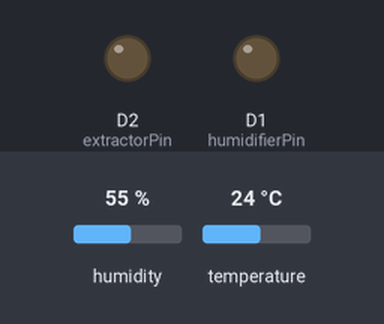
A sketch run on a simulated ESP8266 (NodeMCU). Shown: output pins drawn as LEDs (lit = HIGH). The inputs (shaded band) are chosen by the test bench; at power-on: humidity 55 %, temperature 24 °C. WiFi joins after 1.5 s; servers stay silent unless stated.

Above: at 0.0 s.
At 1.6 s:
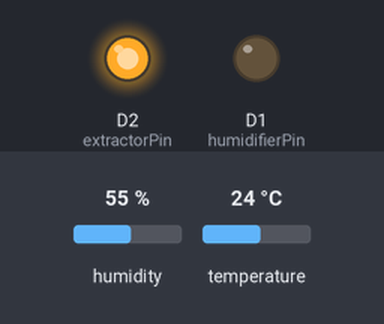
At 3.6 s:
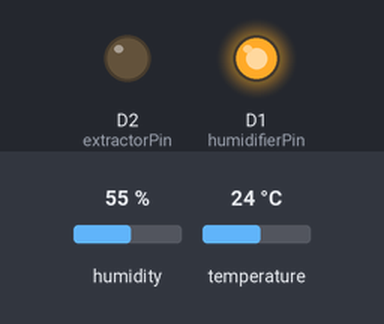
Timing chart, 0 to 5.1 s (numbered marks = the images above):
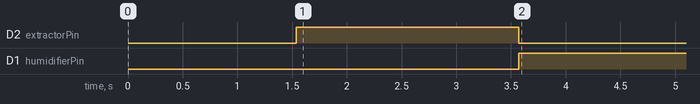

The sketch:

ControlPIDHumedad.ino
```cpp
/*
Este código realiza el control de la humedad de un ambiente cerrado
utilizando un sensor DHT para medir la humedad y un sistema PID para
ajustar el funcionamiento de un humidificador y un extractor.
El sistema se comunica a través de MQTT para monitorizar el estado y
los valores de humedad.
El sensor DHT mide la humedad del aire.
El control PID ajusta la salida para activar o desactivar el
humidificador y el extractor en función de la humedad medida y la deseada.
Se utiliza MQTT para publicar el valor de humedad actual a un servidor,
lo que permite la supervisión remota.
*/
#include <DHT.h>
#include <PID_v1.h>
#include <ESP8266WiFi.h>
#include <PubSubClient.h>

// Pines y configuración del sensor DHT
#define DHTPIN D4     // Pin de datos del sensor DHT
#define DHTTYPE DHT11 // Tipo de sensor: DHT11 o DHT22
DHT dht(DHTPIN, DHTTYPE);

// Variables para el control PID de la humedad
double Setpoint, Input, Output;
double Kp = 2, Ki = 5, Kd = 1; // Constantes PID
PID myPID(&Input, &Output, &Setpoint, Kp, Ki, Kd, DIRECT);

// Pines de control del humidificador y extractor
const int humidifierPin = D1;
const int extractorPin = D2;

// Variables para MQTT
const char* ssid = "tu_red_wifi";
const char* password = "tu_contraseña_wifi";
const char* mqtt_server = "broker.mqtt.com";
WiFiClient espClient;
PubSubClient client(espClient);

// Función de conexión al WiFi
void setup_wifi() {
  delay(10);
  WiFi.begin(ssid, password);
  while (WiFi.status() != WL_CONNECTED) {
    delay(500);
  }
}

// Función para controlar el humidificador y el extractor
void controlHumidity() {
  if (Output > 0) {
    digitalWrite(humidifierPin, HIGH);  // Activa el humidificador
    digitalWrite(extractorPin, LOW);    // Apaga el extractor
  } else {
    digitalWrite(humidifierPin, LOW);   // Apaga el humidificador
    digitalWrite(extractorPin, HIGH);   // Activa el extractor
  }
}

// Función de configuración inicial
void setup() {
  Serial.begin(115200);
  dht.begin();

  // Configuración de pines
  pinMode(humidifierPin, OUTPUT);
  pinMode(extractorPin, OUTPUT);

  // Configuración del PID
  Setpoint = 90.0; // Humedad deseada en porcentaje
  myPID.SetMode(AUTOMATIC);
  myPID.SetOutputLimits(-255, 255); // Limita la salida del PID

  // Configuración WiFi y MQTT
  setup_wifi();
  client.setServer(mqtt_server, 1883);
  client.setCallback(callback);  // Configurar función de callback
}

// Función de callback para mensajes MQTT
void callback(char* topic, byte* payload, unsigned int length) {
  Serial.print("Mensaje recibido [");
  Serial.print(topic);
  Serial.print("]: ");
  String message;
  for (int i = 0; i < length; i++) {
    message += (char)payload[i];
  }
  Serial.println(message);

  // Control manual y automático de extractor
  if (String(topic) == "control/manual/extractor" || String(topic) == "control/automatico/extractor") {
    if (message == "on") {
      digitalWrite(extractorPin, HIGH);  // Encender extractor
      Serial.println("Extractor encendido");
    } else if (message == "off") {
      digitalWrite(extractorPin, LOW);  // Apagar extractor
      Serial.println("Extractor apagado");
    }
  }

  // Control manual y automático del humidificador
  if (String(topic) == "control/manual/humidificador" || String(topic) == "control/automatico/humidificador") {
    if (message == "on") {
      digitalWrite(humidifierPin, HIGH);  // Encender humidificador
      Serial.println("Humidificador encendidos");
    } else if (message == "off") {
      digitalWrite(humidifierPin, LOW);  // Apagar humidificador
      Serial.println("Humidificador apagado");
    }
  }
}

// Función principal
void loop() {
  // Leer la humedad actual
  Input = dht.readHumidity();

  // Controlar el PID
  myPID.Compute();

  // Controlar el sistema según la salida del PID
  controlHumidity();

  // Publicar datos en el servidor MQTT
  if (!client.connected()) {
    setup_wifi();
  }
  client.loop();
  String humidityStr = String(Input);
  client.publish("control/humedad", humidityStr.c_str());

  delay(2000); // Pausa entre lecturas
}
```

Measured:
- by itself, D2 (extractorPin): LOW → HIGH at 1.5 s, → LOW 2.0 s later
- by itself, D1 (humidifierPin): LOW → HIGH at 3.6 s
